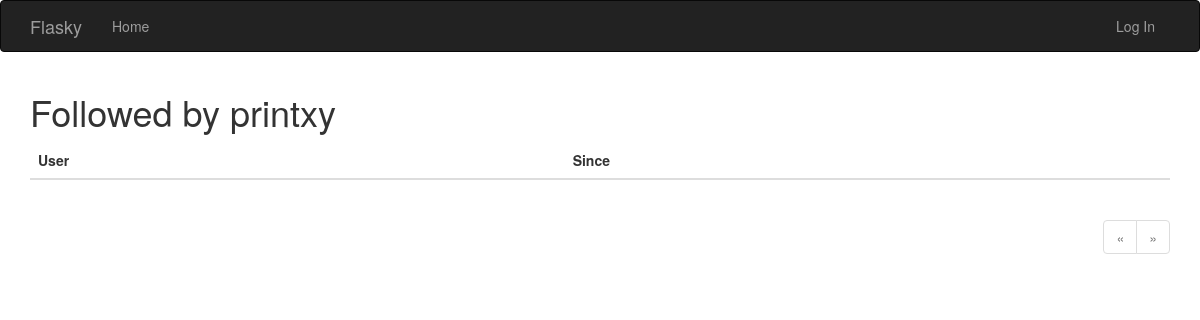
Page /followed-by/printxy on the earlier database version.
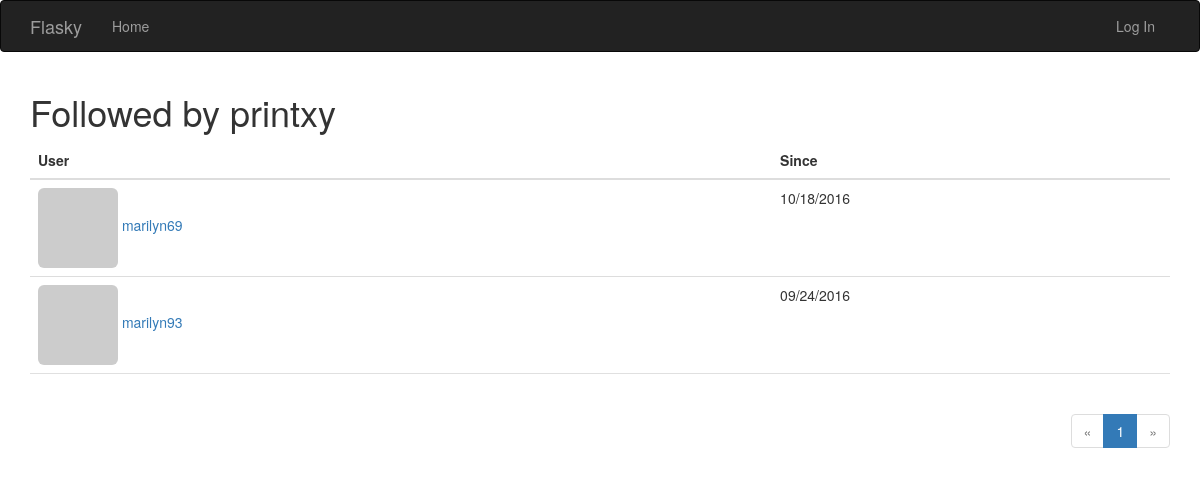
Same page on the later database version.
### app/models.py (models this page shows, shortened)
class User(UserMixin, db.Model):
    __tablename__ = 'users'
    id = db.Column(db.Integer, primary_key=True)
    email = db.Column(db.String(64), unique=True, index=True)
    username = db.Column(db.String(64), unique=True, index=True)
    role_id = db.Column(db.Integer, db.ForeignKey('roles.id'))
    password_hash = db.Column(db.String(128))
    confirmed = db.Column(db.Boolean, default=False)
    name = db.Column(db.String(64))
    location = db.Column(db.String(64))
    about_me = db.Column(db.Text())
    member_since = db.Column(db.DateTime(), default=datetime.utcnow)
    last_seen = db.Column(db.DateTime(), default=datetime.utcnow)
    avatar_hash = db.Column(db.String(32))
    posts = db.relationship('Post', backref='author', lazy='dynamic')
    followed = db.relationship('Follow',
                                foreign_keys=[Follow.follower_id],
                                backref=db.backref('follower',lazy='joined'),
                                lazy='dynamic',
                                cascade='all,delete-orphan')
    followers = db.relationship('Follow',
                                foreign_keys=[Follow.followed_id],
                                backref=db.backref('followed',lazy='joined'),
                                lazy='dynamic',
                                cascade='all,delete-orphan')
    comments = db.relationship('Comment',backref='author',lazy='dynamic')
    @property
    def password(self):
        raise AttributeError('password is not a readable attribute')
    def gravatar(self, size=100, default='identicon', rating='g'):
        if request.is_secure:
            url = 'https://secure.gravatar.com/avatar'
        else:
            url = 'http://www.gravatar.com/avatar'
        hash = self.avatar_hash or hashlib.md5(
            self.email.encode('utf-8')).hexdigest()
        return '{url}/{hash}?s={size}&d={default}&r={rating}'.format(
            url=url, hash=hash, size=size, default=default, rating=rating)

class Follow(db.Model):
    __tablename__ = 'follows'
    follower_id = db.Column(db.Integer,db.ForeignKey('users.id'),
                            primary_key=True)
    followed_id = db.Column(db.Integer,db.ForeignKey('users.id'),
                            primary_key=True)
    timestamp = db.Column(db.DateTime,default=datetime.utcnow)

### app/main/views.py (the view)
@main.route('/followed-by/<username>')
def followed_by(username):
    user = User.query.filter_by(username=username).first()
    if user is None:
        flash('Invalid user.')
        return redirect(url_for('.index'))
    page = request.args.get('page',1,type=int)
    pagination = user.followed.paginate(
        page,per_page=current_app.config['FLASKY_FOLLOWERS_PER_PAGE'],
        error_out=False)
    follows = [{'user': item.followed,'timestamp':item.timestamp} for item in pagination.items]
    return render_template('followers.html',user=user,title="Followed by",
                            endpoint='.followed_by',pagination=pagination,
                            follows=follows)

### app/auth/views.py (called while the page is built)
@auth.before_app_request
def before_request():
    if current_user.is_authenticated:
        current_user.ping()
        if not current_user.confirmed \
                and request.endpoint[:5] != 'auth.' \
                and request.endpoint != 'static':
            return redirect(url_for('auth.unconfirmed'))

### app/main/__init__.py (called while the page is built)
@main.app_context_processor
def inject_permissions():
	return dict(Permission=Permission)

### app/models.py (called while the page is built)
    def can(self, permissions):
        return False

### app/templates/followers.html (shortened to what this page needs)
{% extends "base.html" %}
{% import "_macros.html" as macros %}
{% block page_content %}
<div class="page_header">
	<h1>{{ title }} {{ user.username }}</h1>
</div>
<table class="table table-hover followers">
	<thead><tr><th>User</th><th>Since</th></tr></thead>
	{% for follow in follows %}
	{% if follow.user != user %}
	<tr>
		<td>
			<a href="{{ url_for('.user', username = follow.user.username) }}">
				<img class="img-rounded" src="{{ follow.user.gravatar(size=32) }}">
				{{ follow.user.username }}
			</a>
		</td>
		<td>{{ moment(follow.timestamp).format('L') }}</td>
	</tr>
	{% endif %}
	{% endfor %}
</table>
<div class="pagination">
	{{ macros.pagination_widget(pagination,endpoint,username = user.username) }}
</div>
{% endblock %}

Differences in the rows shown:
now on this page (row unchanged): User: user.username "marilyn69"
added Follow: timestamp "10/18/2016"
now on this page (row unchanged): User: user.username "marilyn93"
added Follow: timestamp "09/24/2016"
Other differences:
new list line: "1"
